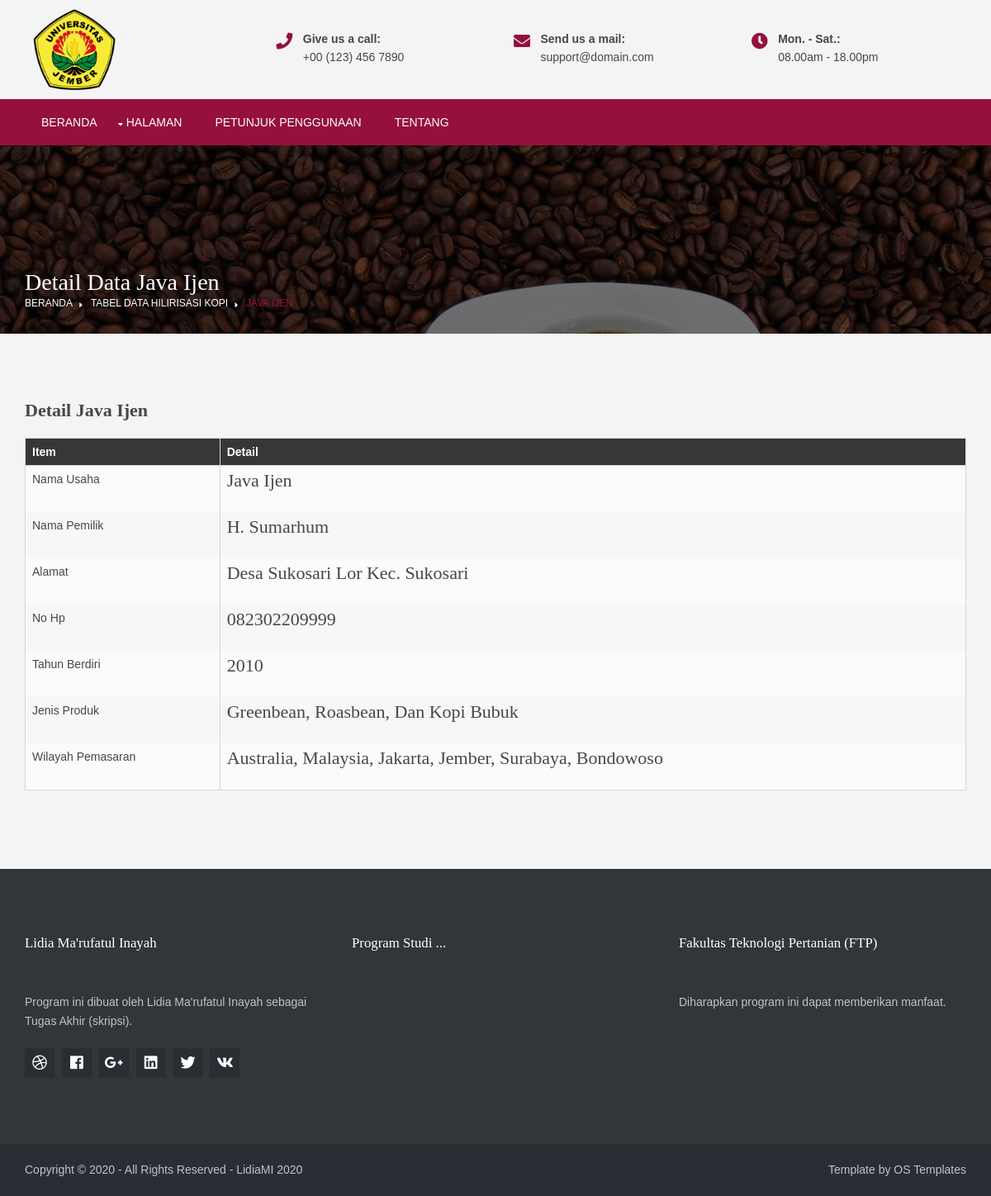
Screenshot of /detail.php?id=1 with the database file from the repository.
### tables this page shows
CREATE TABLE `kopi` (
  `id_perusahaan` int(11) NOT NULL,
  `nama_usaha` varchar(30) NOT NULL,
  `nama_pemilik` varchar(30) NOT NULL,
  `alamat` varchar(60) NOT NULL,
  `no_hp` varchar(15) NOT NULL,
  `tahun_berdiri` varchar(4) NOT NULL,
  `jenis_produk` varchar(50) NOT NULL,
  `wilayah_pemasaran` varchar(60) NOT NULL,
  `lat` float NOT NULL,
  `lng` float NOT NULL
);

### ambildata2.php (called while the page is built)
<?php
include "koneksi.php";
$sql = "SELECT * FROM kopi where id_perusahaan=" . $id;
$result = $conn->query($sql);
if ($result) {
	$row = mysqli_fetch_assoc($result);
	$data = $row;
} else {
	$data = null;
}

### detail.php (the view, shortened to what this page needs)
<?php
$id = $_GET['id'];
include_once "ambildata2.php";
$obj = $data;
$titles = $obj['nama_usaha'];
$nap = $obj['nama_pemilik'];
$alamat = $obj['alamat'];
$hp = $obj['no_hp'];
$tahun = $obj['tahun_berdiri'];
$jenis = $obj['jenis_produk'];
$wilayah = $obj['wilayah_pemasaran'];
include_once "header.php"; ?>
<div class="wrapper bgded overlay" style="background-image:url('images/kopi2.jpg');">
	<div id="breadcrumb" class="hoc clear">
		<h6 class="heading">Detail Data <?php echo $titles ?></h6>
		<ul>
			<li><a href="index.php">Beranda</a></li>
			<li><a href="data.php">Tabel Data Hilirisasi Kopi</a></li>
			<li><a href="#"><?php echo $titles ?></a></li>
		</ul>
	</div>
</div>
<div class="wrapper row2">
	<section class="hoc container clear">
		<div class="row">
			<div class="col-md-7">
				<div class="panel panel-info panel-dashboard">
					<div class="panel-heading centered">
						<h2 class="panel-title"><strong>Detail <?php echo $titles ?></strong></h4>
					</div>
					<div class="panel-body">
						<table class="table">
							<thead>
								<tr>
									<th>Item</th>
									<th>Detail</th>
								</tr>
							</thead>
							<tbody>
								<tr>
									<td>Nama Usaha</td>
									<td>
										<h4><?php echo $titles ?></h4>
									</td>
								</tr>
								<tr>
									<td>Nama Pemilik</td>
									<td>
										<h4><?php echo $nap ?></h4>
									</td>
								</tr>
								<tr>
									<td>Alamat</td>
									<td>
										<h4><?php echo $alamat ?></h4>
									</td>
								</tr>
								<tr>
									<td>No Hp</td>
									<td>
										<h4><?php echo $hp ?></h4>
									</td>
								</tr>
								<tr>
									<td>Tahun Berdiri</td>
									<td>
										<h4><?php echo $tahun ?></h4>
									</td>
								</tr>
								<tr>
									<td>Jenis Produk</td>
									<td>
										<h4><?php echo $jenis ?></h4>
									</td>
								</tr>
								<tr>
									<td>Wilayah Pemasaran</td>
									<td>
										<h4><?php echo $wilayah ?></h4>
									</td>
								</tr>
							</tbody>
						</table>
					</div>
				</div>
			</div>
		</div>
	</section>
</div>
<?php include_once "footer.php"; ?>

### layout/styles/layout.css (style rules this page uses)
.container { padding:80px 0; }
*, *::before, *::after { transition:all .3s ease-in-out; }
#mainav, #breadcrumb, .sidebar nav { line-height:normal; }
#mainav .drop::after, #mainav li li .drop::after, #breadcrumb li a::after, .sidebar nav a::after { position:absolute; font-family:"Font Awesome\ 5 Free"; font-weight:900; font-size:10px; line-height:10px; }
#breadcrumb { padding:150px 0 30px; }
#breadcrumb ul { margin:0; padding:0; list-style:none; text-transform:uppercase; }
#breadcrumb li { display:inline-block; margin:0 6px 0 0; padding:0; }
#breadcrumb li a { display:block; position:relative; margin:0; padding:0 12px 0 0; font-size:12px; }
#breadcrumb li a::after { top:4px; right:0; content:"\f0da"; }
#breadcrumb li:last-child a { margin:0; padding:0; }
#breadcrumb li:last-child a::after { display:none; }
#breadcrumb .heading { margin:0; font-size:2rem; }
table, th, td { border:1px solid; border-collapse:collapse; vertical-align:top; }
table, th { table-layout:auto; }
table { width:100%; margin-bottom:15px; }
th, td { padding:5px 8px; }
td { border-width:0 1px; }
body { color:#474747; background-color:#FFFFFF; }
a { color:#95103B; }
.overlay { color:#FFFFFF; background-color:inherit; }
.overlay::after { color:inherit; background-color:rgba(0,0,0,.55); }
.row2 { color:#474747; background-color:#F4F4F4; }
#breadcrumb a { color:inherit; background-color:inherit; }
#breadcrumb li:last-child a { color:#95103B; }
table, th, td, #comments .avatar, #comments input, #comments textarea { border-color:#D7D7D7; }
th { color:#FFFFFF; background-color:#373737; }
tr, #comments li, #comments input[type="submit"], #comments input[type="reset"] { color:inherit; background-color:#FBFBFB; }
tr:nth-child(even), #comments li:nth-child(even) { color:inherit; background-color:#F7F7F7; }
@media screen and (min-width:1140px) { .hoc { max-width:1140px; } }

### layout/styles/framework.css (style rules this page uses)
html { overflow-y:scroll; overflow-x:hidden; }
html, body { margin:0; padding:0; font-size:14px; line-height:1.6em; }
*, *::before, *::after { box-sizing:border-box; }
.overlay { position:relative; z-index:1; }
.overlay::after { display:block; position:absolute; top:0; left:0; width:100%; height:100%; content:""; z-index:-1; }
.bgded { background-position:top center; background-repeat:no-repeat; background-size:cover; }
.clear, .group { display:block; }
.clear::before, .clear::after, .group::before, .group::after { display:table; content:""; }
.clear, .clear::after, .group, .group::after { clear:both; }
a { outline:none; text-decoration:none; }
body, input, textarea, select { font-family:Verdana, Geneva, sans-serif; }
h1, h2, h3, h4, h5, h6, .heading { font-family:Georgia, "Times New Roman", Times, serif; }
::placeholder { opacity:1; }
h1, h2, h3, h4, h5, h6, .heading { margin:0 0 20px 0; font-size:22px; line-height:normal; font-weight:normal; text-transform:capitalize; }
.wrapper { display:block; position:relative; width:100%; margin:0; padding:0; text-align:left; word-wrap:break-word; }
.hoc { display:block; margin:0 auto; }
address, article, aside, figcaption, figure, footer, header, main, nav, section { display:block; margin:0; padding:0; }

### rows the page displays
kopi: nama_usaha "Java Ijen", nama_usaha "JAVA IJEN", nama_pemilik "H. Sumarhum", alamat "Desa Sukosari Lor Kec. Sukosari", no_hp "082302209999", tahun_berdiri "2010", jenis_produk "Greenbean, Roasbean, Dan Kopi Bubuk", wilayah_pemasaran "Australia, Malaysia, Jakarta, Jember, Surabaya, Bondowoso"
